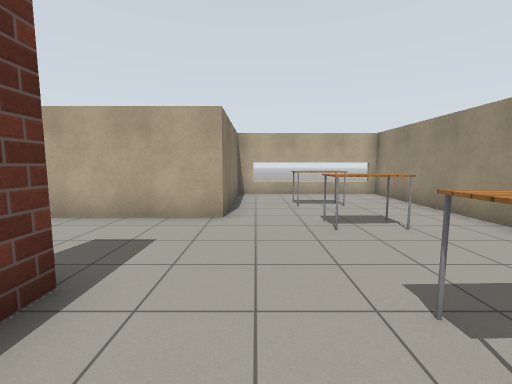
[1] (above)

12 first-person views from a walk through a robot-simulator world made for Gazebo. The camera is 1.2 m above the floor, tilts 6° down and sees 90° across. The lines on the ground mark 1 m squares. The floor is counted in squares, 1 m on a side. Each view is taken from the middle of a square. On the plan, view 1 faces up. The plan holds only what a view shows up to about 12 squares ahead; the rest is blank. The robots in the file are not drawn. Simple patterns stand in for the simulator's built-in surfaces. Some stock models are drawn as simple stand-ins. Some surface patterns are stand-ins.

[2]
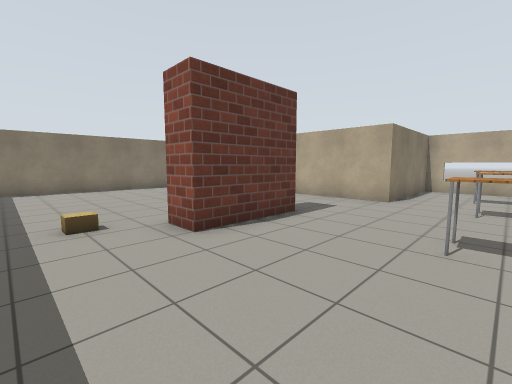

[3]
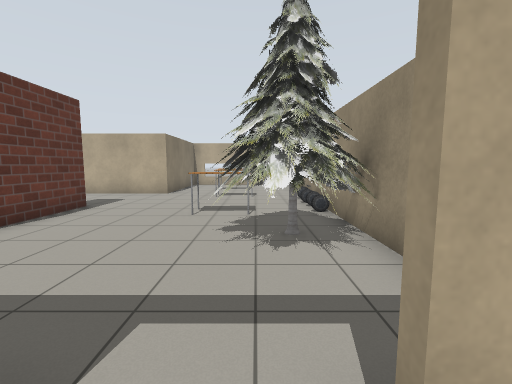

[4]
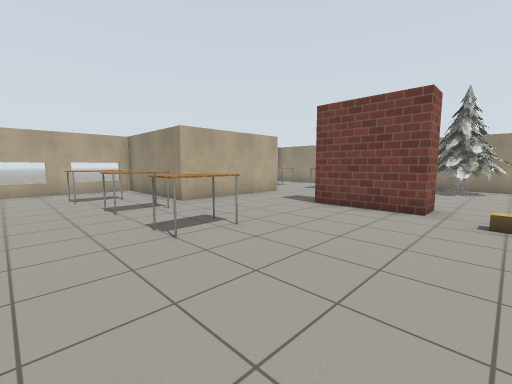

[5]
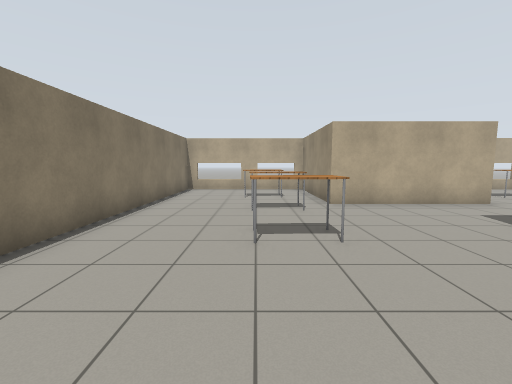

[6]
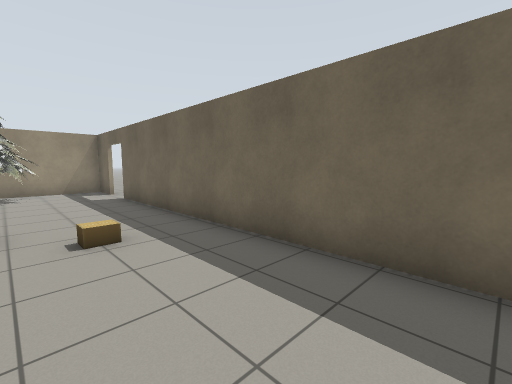

[7]
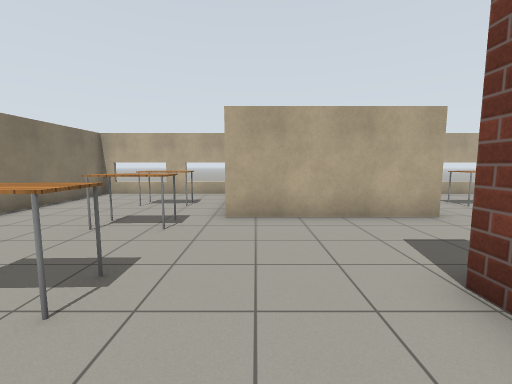

[8]
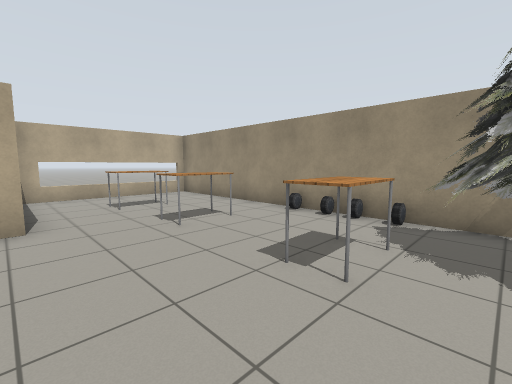

[9]
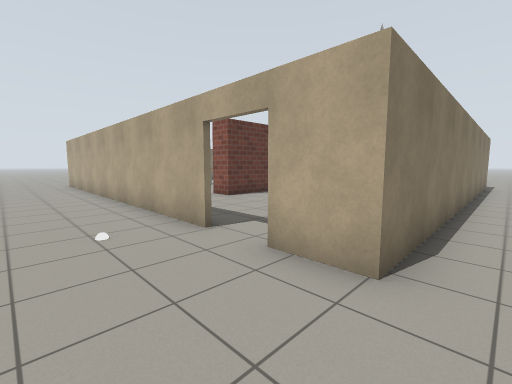

[10]
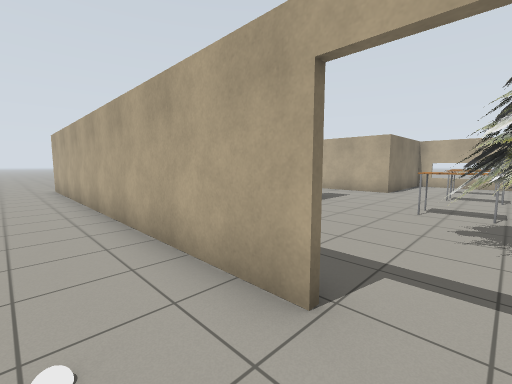

[11]
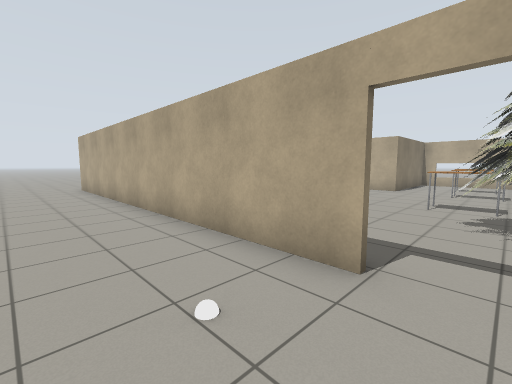

[12]
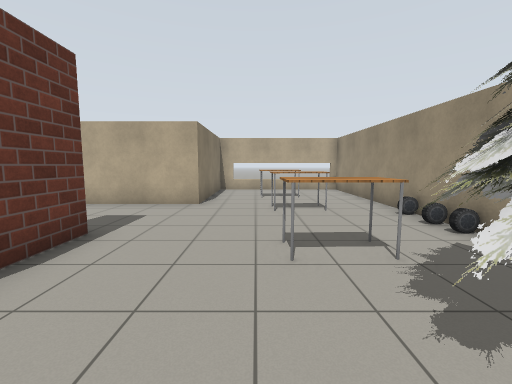

### Floor plan
Points are (right, up) in squares from view 1. A wall is a line through its corners. A room is listed if a view was taken in it or the views show most of it. See-through windows are left out.
Room 1 (views 1, 2, 4, 5, 6, 7, 8, 12)
walls: (4.9, 4.4) (4.9, 10.6) (-0.7, 10.6) (-0.7, 5.8) (-5.7, 5.8) (-5.7, 10.6) (-11.4, 10.6) (-11.4, -3.1); (5.1, 1.5) (5.1, 0.4); (4.9, 0.4) (4.9, 1.5); (5.1, -1.5) (5.1, -4.3); (3.5, -4.1) (4.9, -4.1) (4.9, -1.4); (-8.1, -4.1) (2, -4.1)
ways out: opening at (6, -5) to room 2; open door at (2.5, -4) to room 2; opening at (6, 5)
objects: table (-8, 2) to (-7, 2); table (-8, 5) to (-7, 5); table (-8, 8) to (-7, 8); cardboard box (-4, -2); brick block (-3, 0) to (-2, 2); table (1, 8) to (2, 8); pine tree (2, -2) to (5, 1); table (2, 1) to (3, 2); table (2, 5) to (3, 5); car (5, 2); car (5, 3); car (5, 4)
Room 2 (views 3, 9, 10, 11)
walls: (2, -4.3) (-11.6, -4.3); (5.1, -4.3) (3.5, -4.3)
ways out: opening at (6, -5) to room 1; open door at (2.5, -4) to room 1
objects: white ball (1, -6)

Positions as (right, up) in squares from view 1, and headings:
1: (0, 0), facing up
2: (2, -3), facing up-left
3: (3, -5), facing up
4: (-10, -2), facing up-right
5: (-8, -2), facing up
6: (-8, -1), facing down-right
7: (-5, 0), facing up
8: (-1, 0), facing up-right
9: (6, -7), facing up-left
10: (3, -6), facing up-left
11: (3, -7), facing up-left
12: (1, -2), facing up
